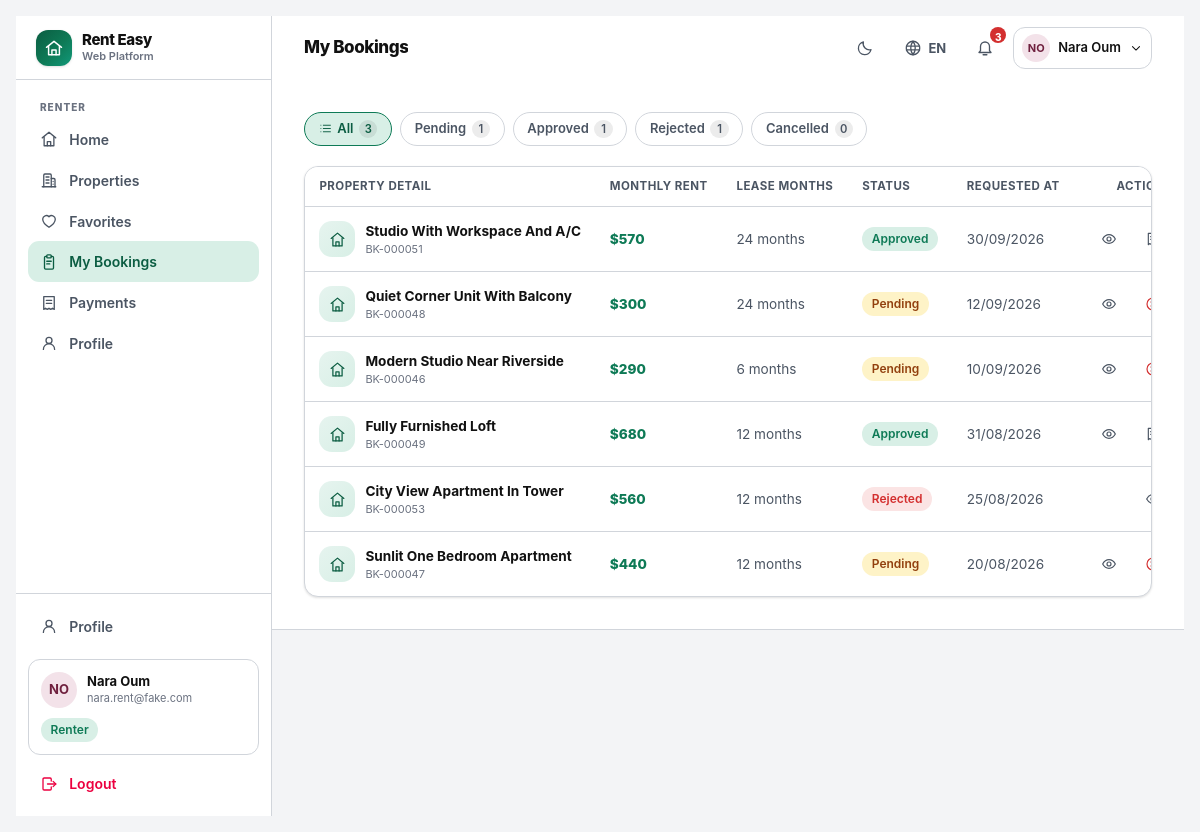
The app's page /rent/bookings/ (signed in) with its own data.
### accounts/models.py (models this page shows, shortened)
class User(AbstractBaseUser, PermissionsMixin):
    email = models.EmailField(unique=True, max_length=254)
    username = models.CharField(max_length=30, unique=True, validators=[USERNAME_VALIDATOR])
    full_name = models.CharField(max_length=120, blank=True)
    role = models.CharField(max_length=16, choices=Role.choices, default=Role.RENTER, db_index=True)
    is_active = models.BooleanField(default=True)
    is_staff = models.BooleanField(default=False)
    date_joined = models.DateTimeField(default=timezone.now)
    last_login_at = models.DateTimeField(null=True, blank=True)
    objects = UserManager()
    USERNAME_FIELD = "email"
    REQUIRED_FIELDS = ["username"]
    class Meta:
        ordering = ["full_name", "email"]
        indexes = [models.Index(fields=["role", "is_active"])]
    @property
    def display_name(self) -> str:
        return self.full_name.strip() or self.username or self.email
    @property
    def is_renter(self) -> bool:
        return self.role == Role.RENTER
    @property
    def avatar_hue(self) -> int:
        digest = sum(ord(c) for c in self.email)
        return (digest * 37) % 360

### bookings/models.py (models this page shows, shortened)
class Booking(models.Model):
    property = models.ForeignKey("listings.Property", on_delete=models.CASCADE, related_name="bookings")
    renter = models.ForeignKey(settings.AUTH_USER_MODEL, on_delete=models.CASCADE, related_name="renters_bookings")
    owner = models.ForeignKey(settings.AUTH_USER_MODEL, on_delete=models.CASCADE, related_name="owners_bookings")
    status = models.CharField(max_length=16, choices=BookingStatus.choices, default=BookingStatus.PENDING, db_index=True)
    monthly_rent = models.DecimalField(max_digits=10, decimal_places=2)
    move_in_date = models.DateField(null=True, blank=True)
    lease_months = models.PositiveSmallIntegerField(default=12)
    note = models.TextField(blank=True)
    payment = models.ForeignKey(
        "payments.Payment",
        on_delete=models.SET_NULL,
        null=True,
        blank=True,
        related_name="bookings",
    )
    created_at = models.DateTimeField(default=timezone.now)
    approved_at = models.DateTimeField(null=True, blank=True)
    rejected_at = models.DateTimeField(null=True, blank=True)
    cancelled_at = models.DateTimeField(null=True, blank=True)
    class Meta:
        ordering = ["-created_at"]
        indexes = [
            models.Index(fields=["renter", "-created_at"]),
            models.Index(fields=["owner", "-created_at"]),
            models.Index(fields=["status", "-created_at"]),
        ]
    @builtins.property
    def reference(self) -> str:
        return f"BK-{self.pk:06d}" if self.pk else "BK-—"
    @builtins.property
    def property_title(self) -> str:
        return self.property.title if self.property_id else "—"
    def can_transition_to(self, new_status: str) -> bool:
        return new_status in VALID_TRANSITIONS.get(self.status, ())
    def can_cancel(self) -> bool:
        return self.can_transition_to(BookingStatus.CANCELLED)

### listings/models.py (models this page shows, shortened)
class Property(models.Model):
    title = models.CharField(max_length=160)
    location = models.CharField(max_length=160, db_index=True)
    price_per_month = models.DecimalField(
        max_digits=10, decimal_places=2, validators=[MinValueValidator(0)], db_index=True
    )
    bedrooms = models.PositiveSmallIntegerField(default=1)
    bathrooms = models.PositiveSmallIntegerField(default=1)
    description = models.TextField(blank=True)
    owner = models.ForeignKey(settings.AUTH_USER_MODEL, on_delete=models.CASCADE, related_name="properties")
    created_at = models.DateTimeField(default=timezone.now)
    updated_at = models.DateTimeField(auto_now=True)
    objects = PropertyQuerySet.as_manager()
    class Meta:
        ordering = ["-created_at"]
        indexes = [
            models.Index(fields=["owner", "-created_at"]),
            models.Index(fields=["location", "price_per_month"]),
        ]

### bookings/views.py (the view)
# urls.py: path("rent/bookings/", views.renter_list, name="renter_list"),
@require_GET
@login_required
@role_guard("is_renter")
def renter_list(request):
    flt = BookingFilter(request)
    queryset = apply_status_filter(booking_renter_queryset(request.user), flt.status)
    bookings = list(queryset)
    counts = _status_counts(booking_renter_queryset(request.user))
    return render(
        request,
        "bookings/renter_list.html",
        {
            "bookings": bookings,
            "flt": flt,
            "counts": counts,
            "focus": flt.focus,
            "filter_keys": list(BOOKING_STATUS_FILTERS[1:]),
        },
    )

### templates/bookings/renter_list.html (shortened to what this page needs)
{% extends "base.html" %}
{% load ui humanize %}
{% block page_title %}{% t 'my_bookings' %}{% endblock %}
{% block content %}
{% url 'bookings:renter_list' as reset_url %}
<div class="space-y-5">
  <div class="flex flex-wrap items-center gap-2">
    <a href="{% url 'bookings:renter_list' %}" class="chip {% if flt.status == 'all' %}is-active{% endif %}">
      {% icon "list" 13 %} {% t 'all' %} <span class="chip-count">{{ counts.all|default:0 }}</span>
    </a>
    {% for key in filter_keys %}
      <a href="?status={{ key|urlencode }}" class="chip {% if flt.status == key %}is-active{% endif %}">
        {% status_label key as pill %}
        {{ pill.label }} <span class="chip-count">{{ counts|get_item:key|default:0 }}</span>
      </a>
    {% endfor %}
  </div>
  {% if bookings %}
    <div class="table-wrap app-card overflow-hidden">
      <table class="data-table" data-bulk-scope>
        <thead>
          <tr>
            <th class="text-start">{% t 'property_detail' %}</th>
            <th class="text-start">{% t 'monthly_rent' %}</th>
            <th class="text-start">{% t 'lease_months' %}</th>
            <th class="text-start">{% t 'status' %}</th>
            <th class="text-start">{% t 'requested_at' %}</th>
            <th class="text-end w-px">{% t 'actions' %}</th>
          </tr>
        </thead>
        <tbody>
          {% for booking in bookings %}
            <tr {% if booking.pk == focus %}data-focus-id class="is-selected"{% endif %}>
              <td class="min-w-[13rem]">
                <div class="flex items-center gap-2.5">
                  <span class="property-thumb !h-9 !w-9">{% icon "home" 17 %}</span>
                  <span class="min-w-0">
                    <a href="{% url 'bookings:renter_detail' booking.pk %}" class="block truncate font-bold hover:text-primary">{{ booking.property_title }}</a>
                    <span class="block text-[11px] text-ink-3">{{ booking.reference }}</span>
                  </span>
                </div>
              </td>
              <td class="whitespace-nowrap font-extrabold text-primary">{{ booking.monthly_rent|usd }}</td>
              <td class="whitespace-nowrap text-ink-2">{{ booking.lease_months }} {% t 'months' %}</td>
              <td>{% booking_status booking as st %}<span class="pill {{ st.css }}">{{ st.label }}</span></td>
              <td class="whitespace-nowrap text-ink-2">{{ booking.created_at|short_date }}</td>
              <td class="w-px">
                <div class="flex items-center justify-end gap-1">
                  <a href="{% url 'bookings:renter_detail' booking.pk %}" class="btn btn-ghost btn-icon" title="{% t 'details' %}">{% icon "eye" 16 %}</a>
                  {% if booking.can_cancel %}
                    <form method="post" action="{% url 'bookings:renter_cancel' booking.pk %}"
                          data-confirm
                          data-confirm-title="{% t 'confirm_cancel_booking' %}"
                          data-confirm-body="{{ booking.property_title }}"
                          data-confirm-label="{% t 'cancel_request' %}"
                          data-confirm-tone="danger"
                          data-next="{{ request.get_full_path }}">
                      <button type="submit" class="btn btn-ghost btn-icon text-danger" title="{% t 'cancel_request' %}">{% icon "x-circle" 16 %}</button>
                    </form>
                  {% endif %}
                  {% if booking.payment_id %}
                    <a href="{% url 'payments:renter_detail' booking.payment_id %}" class="btn btn-ghost btn-icon" title="{% t 'payment_details' %}">{% icon "receipt" 16 %}</a>
                  {% endif %}
                </div>
              </td>
            </tr>
          {% endfor %}
        </tbody>
      </table>
    </div>
  {% else %}
    {% url 'listings:renter_browse' as browse_url %}
  {% endif %}
</div>
{% endblock %}

### templates/base.html (shortened to what this page needs)
{% load static ui i18n %}<!doctype html>
<html lang="{{ LANG }}" class="{% if IS_DARK %}dark{% endif %}">
<head>
<link rel="stylesheet" href="{% static 'css/app.css' %}">
</head>
<body class="min-h-screen bg-canvas text-ink font-sans antialiased">
<div class="flex min-h-screen">
  {% if user.is_authenticated %}
  <aside class="hidden lg:flex lg:w-64 xl:w-72 shrink-0 flex-col border-r border-hairline bg-surface">
    <div class="flex h-16 items-center gap-2.5 border-b border-hairline px-5">
      <span class="grid h-9 w-9 place-items-center rounded-xl hero-gradient text-white shadow-sm">{% icon "logo" 20 %}</span>
      <span class="flex flex-col leading-tight">
        <span class="text-[15px] font-extrabold tracking-tight">{{ SITE_NAME }}</span>
        <span class="text-[11px] font-semibold text-ink-3">{% t 'platform_tag' %}</span>
      </span>
    </div>
    {% include "partials/_nav_sidebar.html" %}
  </aside>
  {% endif %}
  <div class="flex min-w-0 flex-1 flex-col">
    {% if user.is_authenticated %}
<header class="sticky top-0 z-40 border-b border-hairline bg-surface/95 backdrop-blur">
  <div class="flex h-16 items-center gap-3 px-4 sm:px-6 lg:px-8">
    <div class="min-w-0">
      <h1 class="truncate text-[17px] font-extrabold tracking-tight">{% block page_title %}{% t 'home' %}{% endblock %}</h1>
    </div>
    <div class="ms-auto flex items-center gap-1.5 sm:gap-2">
      {% include "partials/_preferences_inline.html" %}
      {% include "partials/_notifications.html" %}
      <div class="relative" data-dropdown>
        <button type="button" data-dropdown-toggle
                class="flex items-center gap-2 rounded-xl border border-hairline px-2 py-1.5 hover:border-primary transition-colors"
                aria-haspopup="true" aria-expanded="false">
          <span class="grid h-7 w-7 place-items-center rounded-full text-[11px] font-bold"
                style="background-color: hsl({{ user.avatar_hue }} 42% 92%); color: hsl({{ user.avatar_hue }} 55% 28%);">
            {{ user.display_name|initials }}
          </span>
          <span class="hidden text-[13px] font-semibold sm:block">{{ user.display_name }}</span>
          {% icon "chevron-down" 14 %}
        </button>
            <span class="pill pill-approved mt-2">{% role_label user.role as rl %}{{ rl.label }}</span>
      </div>
    </div>
  </div>
    {% endif %}
    <main id="main" class="flex-1">
      {% block content_wrapper %}
        <div class="mx-auto w-full max-w-7xl px-4 py-6 sm:px-6 lg:px-8 lg:py-8">
          {% block content %}{% endblock %}
        </div>
      {% endblock %}
    </main>
  </div>
</div>
</body>
</html>

### templates/partials/_nav_sidebar.html (shortened to what this page needs)
{% load ui %}
<nav class="flex-1 overflow-y-auto px-3 py-4">
  {% if user.is_renter %}
    {% include "partials/_nav_group_renter.html" %}
  {% elif user.is_owner %}
    {% include "partials/_nav_group_owner.html" %}
  {% elif user.is_superadmin_role %}
    {% include "partials/_nav_group_console.html" %}
  {% endif %}
</nav>
<div class="border-t border-hairline p-3">
  <a href="{% url 'profile' %}" class="nav-item {% nav_active 'profile' 'role_select' %}">
    {% icon "user" 18 %}
    <span class="flex-1 truncate">{% t 'profile' %}</span>
  </a>
  <div class="mt-3 rounded-xl border border-hairline bg-surface-2 p-3">
    <div class="flex items-center gap-2.5">
      <span class="grid h-9 w-9 shrink-0 place-items-center rounded-full text-[13px] font-bold"
            style="background-color: hsl({{ user.avatar_hue }} 42% 92%); color: hsl({{ user.avatar_hue }} 55% 28%);">
        {{ user.display_name|initials }}
      </span>
      <span class="min-w-0 flex-1">
        <span class="block truncate text-[13px] font-bold leading-tight">{{ user.display_name }}</span>
        <span class="block truncate text-[11px] text-ink-3">{{ user.email }}</span>
      </span>
    </div>
    <span class="pill pill-approved mt-2.5">{% role_label user.role as rl %}{{ rl.label }}</span>
  </div>
  <form method="post" action="{% url 'logout' %}" class="mt-2">
    <button type="submit" class="nav-item w-full text-rose-600 hover:bg-rose-50 hover:text-rose-700 dark:text-rose-400 dark:hover:bg-rose-950/40">
      {% icon "logout" 18 %}
      <span>{% t 'logout' %}</span>
    </button>
  </form>
</div>

### templates/partials/_nav_group_renter.html
{% load ui %}
<p class="px-3 pb-1 pt-1 text-[10px] font-extrabold uppercase tracking-widest text-ink-3">{% t 'renter' %}</p>
<a href="{% url 'renter_home' %}" class="nav-item {% nav_active 'renter_home' %}">{% icon "home" 18 %}<span class="flex-1">{% t 'home' %}</span></a>
<a href="{% url 'listings:renter_browse' %}" class="nav-item {% nav_active 'listings:renter_browse' 'listings:detail' %}">{% icon "building" 18 %}<span class="flex-1">{% t 'properties' %}</span></a>
<a href="{% url 'listings:renter_favorites' %}" class="nav-item {% nav_active 'listings:renter_favorites' %}">{% icon "heart" 18 %}<span class="flex-1">{% t 'favorites' %}</span></a>
<a href="{% url 'bookings:renter_list' %}" class="nav-item {% nav_active 'bookings:renter_list' 'bookings:renter_detail' 'bookings:renter_pay' 'bookings:renter_cancel' %}">{% icon "clipboard" 18 %}<span class="flex-1">{% t 'my_bookings' %}</span></a>
<a href="{% url 'payments:renter_list' %}" class="nav-item {% nav_active 'payments:renter_list' 'payments:renter_detail' %}">{% icon "receipt" 18 %}<span class="flex-1">{% t 'payments' %}</span></a>
<a href="{% url 'profile' %}" class="nav-item {% nav_active 'profile' 'role_select' %}">{% icon "user" 18 %}<span class="flex-1">{% t 'profile' %}</span></a>

### templates/partials/_preferences_inline.html (shortened to what this page needs)
{% load ui %}
<form method="post" action="{% url 'set_theme' %}" class="contents">
  <button type="submit" class="btn btn-ghost btn-icon" title="{% t 'change_theme' %}" aria-label="{% t 'change_theme' %}">
    {% if IS_DARK %}{% icon "sun" 18 %}{% else %}{% icon "moon" 18 %}{% endif %}
  </button>
</form>
<div class="relative" data-dropdown>
  <button type="button" data-dropdown-toggle
          class="btn btn-ghost gap-1.5 px-2.5" aria-haspopup="true" aria-expanded="false" title="{% t 'change_language' %}">
    {% icon "globe" 18 %}
    <span class="hidden text-[13px] font-bold sm:inline">{{ LANG|upper }}</span>
  </button>
</div>

### templates/partials/_notifications.html (shortened to what this page needs)
{% load ui %}
<div class="relative" data-dropdown data-notifications>
  <button type="button" data-dropdown-toggle
          class="btn btn-ghost btn-icon relative" aria-haspopup="true" aria-expanded="false"
          title="{% t 'notifications' %}" aria-label="{% t 'notifications' %}">
    {% icon "bell" 18 %}
    <span data-bell-badge
          class="{% if not unread_count %}hidden {% endif %}absolute -right-0.5 -top-0.5 grid h-4 min-w-4 place-items-center rounded-full bg-danger px-1 text-[10px] font-extrabold text-white">{{ unread_count }}</span>
  </button>
</div>

### templates/partials/_flash.html (shortened to what this page needs)
{% load ui %}

### templates/partials/_nav_group_renter_mobile.html (shortened to what this page needs)
{% load ui %}

### records on screen
User: display_name|initials "NO", display_name "Nara Oum", email "nara.rent@fake.com", label "Renter"
Booking: property_title "Studio With Workspace And A/C", reference "BK-000051", monthly_rent "$570", lease_months "24", t "months", label "Approved", created_at|short_date "30/09/2026"
Booking: property_title "Quiet Corner Unit With Balcony", reference "BK-000048", monthly_rent "$300", lease_months "24", t "months", label "Pending", created_at|short_date "12/09/2026"
Booking: property_title "Modern Studio Near Riverside", reference "BK-000046", monthly_rent "$290", lease_months "6", t "months", label "Pending", created_at|short_date "10/09/2026"
Booking: property_title "Fully Furnished Loft", reference "BK-000049", monthly_rent "$680", lease_months "12", t "months", label "Approved", created_at|short_date "31/08/2026"
Booking: property_title "City View Apartment In Tower", reference "BK-000053", monthly_rent "$560", lease_months "12", t "months", label "Rejected", created_at|short_date "25/08/2026"
Booking: property_title "Sunlit One Bedroom Apartment", reference "BK-000047", monthly_rent "$440", lease_months "12", t "months", label "Pending", created_at|short_date "20/08/2026"

### other values on screen
{{ SITE_NAME }} "Rent Easy"
{{ LANG|upper }} "EN"
{{ unread_count }} "3"
{{ counts.all|default:0 }} "3"
{{ pill.label }} "Pending" "Approved" "Rejected" "Cancelled"
{{ counts|get_item:key|default:0 }} "1" "1" "1" "0"
